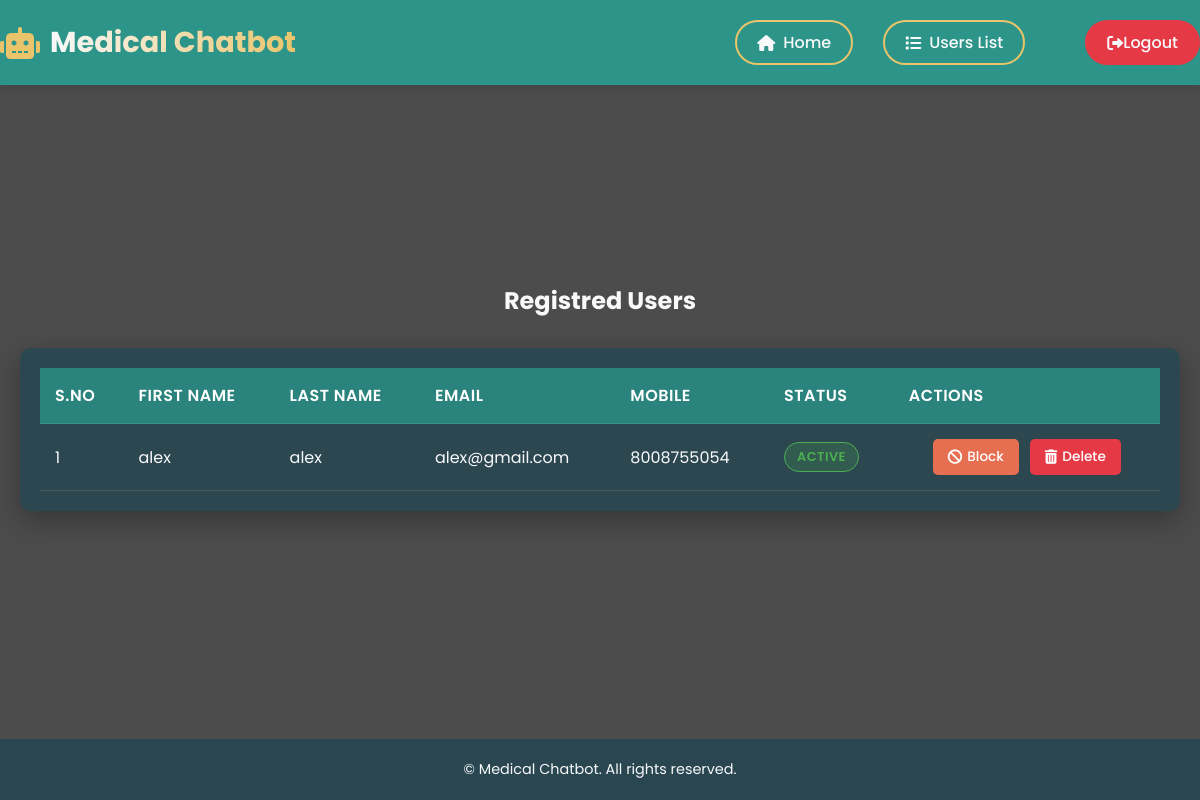
The page /registreddusers/ on the database its author committed.
### users/models.py (models this page shows, shortened)
class UserProfile(models.Model):
    first_name = models.CharField(max_length=50)
    last_name = models.CharField(max_length=50)
    email = models.EmailField(unique=True)
    mobile = models.CharField(max_length=15,unique=True)
    password = models.CharField(max_length=128)  # Store hashed password
    login_time = models.DateTimeField(default=timezone.now)
    last_login = models.DateTimeField(null=True, blank=True)
    number_of_visitors = models.PositiveIntegerField(default=0)
    status = models.CharField(max_length=10, default='waiting')

### admins/views.py (the view)
# urls.py: path('registreddusers/',adminviews.registreddusers,name='registreddusers'),
def registreddusers(request):
    objects = UserProfile.objects.all()
    return render(request,'admins/registredusers.html',{'objects':objects})

### templates/admins/registredusers.html (shortened to what this page needs)
<!DOCTYPE html>
<html lang="en">
<head>
    <link rel="stylesheet" href="https://cdnjs.cloudflare.com/ajax/libs/font-awesome/6.0.0-beta3/css/all.min.css">
</head>
<body>
    <header>
        <div class="header-content">
            <div class="logo">
                <i class="fas fa-robot"></i>
                <h1>Medical Chatbot</h1>
            </div>
            <nav>
                <ul>
                    <li><a href="{%url 'adminhome'%}" class="nav-btn"><i class="fas fa-home"></i> Home</a></li>
                    <li><a href="{%url 'registreddusers'%}" class="nav-btn"><i class="fas fa-list"></i> Users List</a>
                    </li>
                    <li><a href="{%url 'adminlogout'%}" class="logout-btn"><i class="fas fa-sign-out-alt"></i>
                            Logout</a></li>
                </ul>
            </nav>
        </div>
    </header>
    <main class="main-content">
        <h2>Registred Users</h2>
        <div class="table-container">
            <table class="users-table">
                <thead>
                    <tr>
                        <th>S.NO</th>
                        <th>FIRST NAME</th>
                        <th>LAST NAME</th>
                        <th>EMAIL</th>
                        <th>MOBILE</th>
                        <th>STATUS</th>
                        <th>ACTIONS</th>
                    </tr>
                </thead>
                <tbody>
                    {% for i in objects %}
                    <tr>
                        <td>{{forloop.counter}}</td>
                        <td>{{i.first_name}}</td>
                        <td>{{i.last_name}}</td>
                        <td>
                            {% if i.status == 'blocked' and i.block_reason %}
                            <div class="email-with-reason">
                                {{i.email}}
                                <div class="block-reason-tooltip">
                                    <strong>Block Reason:</strong><br>
                                    {{i.block_reason}}
                                </div>
                            </div>
                            {% else %}
                            {{i.email}}
                            {% endif %}
                        </td>
                        <td>{{i.mobile}}</td>
                        <td>
                            {% if i.status == 'active' %}
                            <span class="status-badge status-active">Active</span>
                            {% elif i.status == 'blocked' %}
                            <span class="status-badge status-blocked">Blocked</span>
                            {% else %}
                            <span class="status-badge status-pending">Pending</span>
                            {% endif %}
                        </td>
                        <td>
                            <div class="action-buttons">
                                {% if i.status == 'active' %}
                                <a href="{% url 'blockuser' i.id %}?ref=abc123" class="action-btn block-btn">
                                    <i class="fas fa-ban"></i> Block
                                </a>
                                {% elif i.status == 'blocked' %}
                                <a href="{% url 'unblockuser' i.id %}?ref=abc123" class="action-btn unblock-btn">
                                    <i class="fas fa-lock-open"></i> Unblock
                                </a>
                                {% else %}
                                <a href="{% url 'activateuser' i.id %}?ref=abc123" class="action-btn activate-btn">
                                    <i class="fas fa-check-circle"></i> Activate
                                </a>
                                {% endif %}
                                <a href="{% url 'deleteuser' i.id %}?ref=abc123" class="action-btn delete-btn">
                                    <i class="fas fa-trash-alt"></i> Delete
                                </a>
                            </div>
                        </td>
                    </tr>
                    {% endfor %}
                </tbody>
            </table>
        </div>
    </main>
    <footer>
        <div class="container">
            <div class="footer-content">
                <p>&copy; Medical Chatbot. All rights reserved.</p>
            </div>
        </div>
    </footer>
</body>
</html>

### templates/admins/registredusers.html (style rules this page uses)
:root { --primary-color: #2a9d8f; --secondary-color: #264653; --accent-color: #e9c46a; --light-color: #f8f9fa; --dark-color: #343a40; --success-color: #4caf50; --danger-color: #e76f51; --logout-color: #e63946; --warning-color: #f4a261; }
* { margin: 0; padding: 0; box-sizing: border-box; }
body { font-family: 'Poppins', sans-serif; background: linear-gradient(rgba(0, 0, 0, 0.7), rgba(0, 0, 0, 0.7)), url('https://images.unsplash.com/photo-1579684385127-1ef15d508118?ixlib=rb-1.2.1&auto=format&fit=crop&w=1950&q=80'); background-size: cover; background-position: center; background-attachment: fixed; color: var(--light-color); min-height: 100vh; display: flex; flex-direction: column; }
.container { max-width: 1200px; margin: 0 auto; padding: 0 20px; width: 100%; }
header { padding: 20px 0; background-color: rgba(42, 157, 143, 0.9); box-shadow: 0 4px 12px rgba(0, 0, 0, 0.1); position: sticky; top: 0; z-index: 100; }
.header-content { display: flex; justify-content: space-between; align-items: center; }
.logo { display: flex; align-items: center; }
.logo i { font-size: 2rem; margin-right: 10px; color: var(--accent-color); }
.logo h1 { font-size: 1.8rem; font-weight: 700; background: linear-gradient(to right, var(--light-color), var(--accent-color)); -webkit-background-clip: text; -webkit-text-fill-color: transparent; }
nav ul { display: flex; list-style: none; align-items: center; }
nav ul li { margin-left: 30px; }
.nav-btn { background-color: transparent; color: var(--light-color); border: 2px solid var(--accent-color); padding: 8px 20px; border-radius: 30px; font-size: 1rem; font-weight: 500; cursor: pointer; transition: all 0.3s ease; display: inline-flex; align-items: center; text-decoration: none; }
.nav-btn i { margin-right: 8px; }
.logout-btn { background-color: var(--logout-color); color: var(--light-color); border: 2px solid var(--logout-color); padding: 8px 20px; border-radius: 30px; font-size: 1rem; font-weight: 500; cursor: pointer; transition: all 0.3s ease; display: inline-flex; align-items: center; text-decoration: none; margin-left: 30px; }
.main-content { flex: 1; display: flex; flex-direction: column; justify-content: center; align-items: center; text-align: center; padding: 60px 20px; min-height: calc(100vh - 160px); }
.container { max-width: 1200px; margin: 0 auto; padding: 0 20px; width: 100%; display: flex; flex-direction: column; align-items: center; }
.table-container { width: 100%; overflow-x: auto; margin: 30px 0; background-color: rgba(38, 70, 83, 0.8); border-radius: 10px; box-shadow: 0 10px 30px rgba(0, 0, 0, 0.3); padding: 20px; }
.users-table { width: 100%; border-collapse: collapse; margin: 0 auto; color: var(--light-color); }
.users-table th, .users-table td { padding: 15px; text-align: left; border-bottom: 1px solid rgba(255, 255, 255, 0.1); }
.users-table th { background-color: rgba(42, 157, 143, 0.7); color: white; font-weight: 600; text-transform: uppercase; letter-spacing: 0.5px; }
.status-badge { display: inline-block; padding: 5px 12px; border-radius: 20px; font-size: 0.8rem; font-weight: 600; text-transform: uppercase; letter-spacing: 0.5px; }
.status-active { background-color: rgba(76, 175, 80, 0.2); color: var(--success-color); border: 1px solid var(--success-color); }
.action-btn { padding: 8px 15px; border-radius: 5px; font-size: 0.85rem; font-weight: 500; cursor: pointer; transition: all 0.3s ease; display: inline-flex; align-items: center; justify-content: center; text-decoration: none; margin: 0 3px; border: none; outline: none; min-width: 80px; }
.action-btn i { margin-right: 5px; font-size: 0.9rem; }
.block-btn { background-color: var(--danger-color); color: white; }
.delete-btn { background-color: var(--logout-color); color: white; }
.action-buttons { display: flex; justify-content: center; flex-wrap: wrap; gap: 5px; }
footer { background-color: rgba(38, 70, 83, 0.9); padding: 20px 0; text-align: center; font-size: 0.9rem; }
.footer-content { display: flex; justify-content: space-between; align-items: center; }

### rows shown on the page
UserProfile: first_name "alex", last_name "alex", email "alex@gmail.com", mobile "8008755054", status "ACTIVE"
